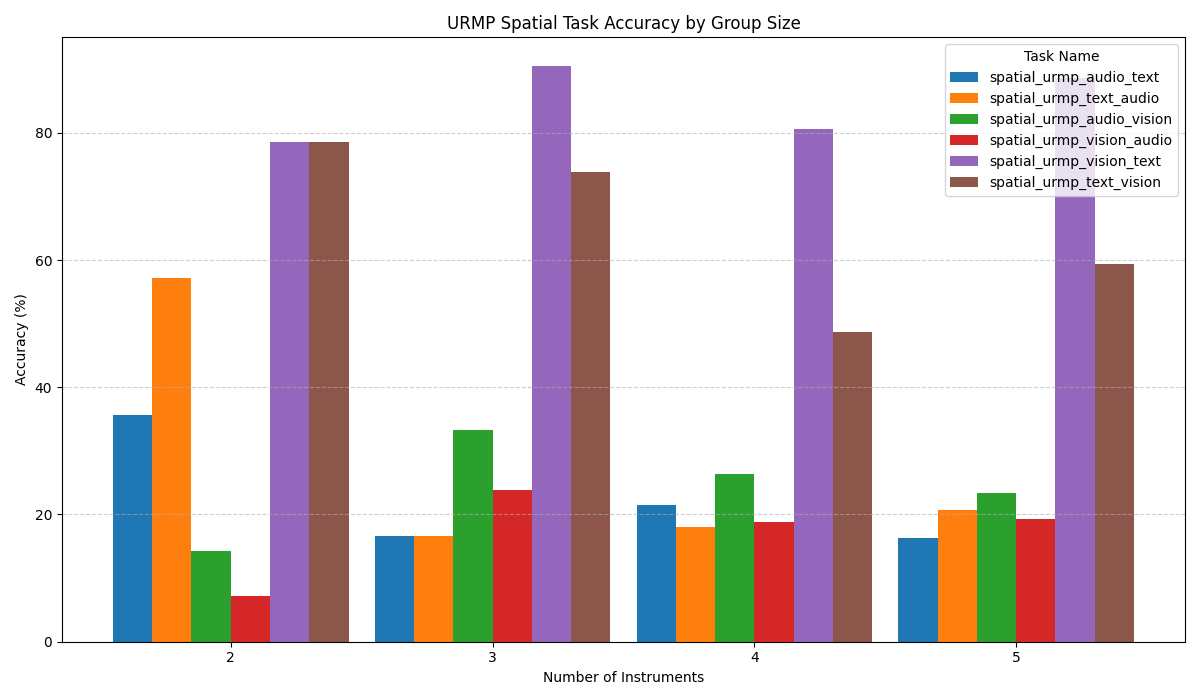

Write Python code to recreate this figure.
import json
import os
import matplotlib
matplotlib.use('Agg')

Root = '/home/xwang378/scratch/2025/AudioBench/benchmark/results/'
model_name = "gemini-2.0-flash"

preload_task = '/home/xwang378/scratch/2025/AudioBench/benchmark/tasks/02_spatial/urmp/urmp_audio_bench_questions_audio_text.json'

with open(preload_task, 'r') as f:
    preload_task = json.load(f)


result_dict = {}
for task_name in ['spatial_urmp_audio_text', 
                  'spatial_urmp_text_audio', 
                  'spatial_urmp_audio_vision', 
                  'spatial_urmp_vision_audio', 
                  'spatial_urmp_vision_text', 
                  'spatial_urmp_text_vision']:
    result_dict[task_name] = {}
    file_path = os.path.join(Root, model_name, task_name + '.json')
    with open(file_path, 'r') as f:
        data = json.load(f)
    
    results = data['results']
    
    for i, result_idx in enumerate(results):
        result = results[result_idx]
        count = preload_task[i]['extra_info']['count']
        if count not in result_dict[task_name]:
            result_dict[task_name][count] = {
                'correct_count': 0,
                'all_count': 0,
            }

        if bool(result['is_correct']):
            result_dict[task_name][count]['correct_count'] += 1
        result_dict[task_name][count]['all_count'] += 1

for task_name in result_dict:
    for count in result_dict[task_name]:
        print(f"{task_name} {count} {result_dict[task_name][count]['correct_count'] / result_dict[task_name][count]['all_count'] * 100:.2f}%")



import matplotlib.pyplot as plt
import numpy as np

# Prepare data for grouped bar plot
task_names = list(result_dict.keys())
counts = sorted({count for task in result_dict.values() for count in task.keys()})

# Build a matrix of accuracies: rows=task_names, cols=counts
accuracy_matrix = []
for task_name in task_names:
    row = []
    for count in counts:
        if count in result_dict[task_name]:
            correct = result_dict[task_name][count]['correct_count']
            total = result_dict[task_name][count]['all_count']
            acc = correct / total * 100 if total > 0 else 0
        else:
            acc = 0
        row.append(acc)
    accuracy_matrix.append(row)

# Grouped bar plot
# For each task, sort the counts and plot bars in that order
width = 0.15  # the width of the bars

fig, ax = plt.subplots(figsize=(12, 7))

# For each count, then for each task, plot the accuracy
all_counts = sorted({count for task in result_dict.values() for count in task.keys()})
x = np.arange(len(all_counts))

for i, task_name in enumerate(task_names):
    accs = []
    for count in all_counts:
        if count in result_dict[task_name]:
            correct = result_dict[task_name][count]['correct_count']
            total = result_dict[task_name][count]['all_count']
            acc = correct / total * 100 if total > 0 else 0
        else:
            acc = 0
        accs.append(acc)
    ax.bar(x + i * width, accs, width, label=task_name)

# Set x-ticks and labels
ax.set_xticks(x + width * (len(task_names) - 1) / 2)
ax.set_xticklabels([str(c) for c in all_counts])

ax.set_xlabel('Number of Instruments')
ax.set_ylabel('Accuracy (%)')
ax.set_title('URMP Spatial Task Accuracy by Group Size')
ax.legend(title='Task Name')
ax.grid(axis='y', linestyle='--', alpha=0.6)

plt.tight_layout()
plt.savefig(f'urmp_spatial_analysis.png')
